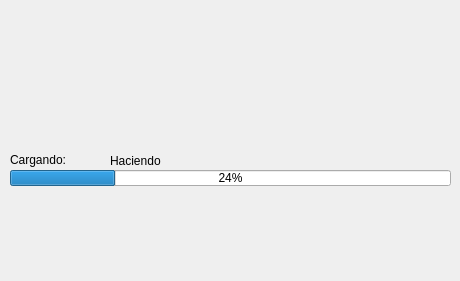
<?xml version="1.0" encoding="UTF-8"?>
<ui version="4.0">
 <class>Dialog</class>
 <widget class="QDialog" name="Dialog">
  <property name="windowModality">
   <enum>Qt::WindowModal</enum>
  </property>
  <property name="enabled">
   <bool>true</bool>
  </property>
  <property name="geometry">
   <rect>
    <x>0</x>
    <y>0</y>
    <width>460</width>
    <height>281</height>
   </rect>
  </property>
  <property name="cursor">
   <cursorShape>WaitCursor</cursorShape>
  </property>
  <property name="tabletTracking">
   <bool>false</bool>
  </property>
  <property name="contextMenuPolicy">
   <enum>Qt::NoContextMenu</enum>
  </property>
  <property name="windowTitle">
   <string notr="true">Dialog</string>
  </property>
  <property name="windowOpacity">
   <double>0.900000000000000</double>
  </property>
  <property name="toolTip">
   <string/>
  </property>
  <property name="autoFillBackground">
   <bool>true</bool>
  </property>
  <property name="styleSheet">
   <string notr="true"/>
  </property>
  <property name="windowFilePath">
   <string notr="true"/>
  </property>
  <property name="sizeGripEnabled">
   <bool>false</bool>
  </property>
  <property name="modal">
   <bool>true</bool>
  </property>
  <widget class="QLabel" name="labelFondo">
   <property name="geometry">
    <rect>
     <x>0</x>
     <y>170</y>
     <width>461</width>
     <height>111</height>
    </rect>
   </property>
   <property name="autoFillBackground">
    <bool>false</bool>
   </property>
   <property name="frameShape">
    <enum>QFrame::NoFrame</enum>
   </property>
   <property name="frameShadow">
    <enum>QFrame::Plain</enum>
   </property>
   <property name="pixmap">
    <pixmap>image/vegetal.png</pixmap>
   </property>
  </widget>
  <widget class="QLabel" name="label">
   <property name="geometry">
    <rect>
     <x>-10</x>
     <y>-100</y>
     <width>271</width>
     <height>331</height>
    </rect>
   </property>
   <property name="font">
    <font>
     <family>Milton One Bold</family>
     <pointsize>48</pointsize>
    </font>
   </property>
   <property name="text">
    <string/>
   </property>
   <property name="pixmap">
    <pixmap>image/Ofelia.svg</pixmap>
   </property>
   <property name="scaledContents">
    <bool>true</bool>
   </property>
   <property name="wordWrap">
    <bool>true</bool>
   </property>
  </widget>
  <widget class="QLabel" name="label_2">
   <property name="geometry">
    <rect>
     <x>10</x>
     <y>150</y>
     <width>91</width>
     <height>20</height>
    </rect>
   </property>
   <property name="text">
    <string>Cargando:</string>
   </property>
  </widget>
  <widget class="QProgressBar" name="progressBar">
   <property name="geometry">
    <rect>
     <x>10</x>
     <y>170</y>
     <width>441</width>
     <height>16</height>
    </rect>
   </property>
   <property name="value">
    <number>24</number>
   </property>
  </widget>
  <widget class="QLabel" name="label_Haciendo">
   <property name="geometry">
    <rect>
     <x>110</x>
     <y>150</y>
     <width>321</width>
     <height>21</height>
    </rect>
   </property>
   <property name="text">
    <string>Haciendo</string>
   </property>
  </widget>
 </widget>
 <resources/>
 <connections/>
</ui>
